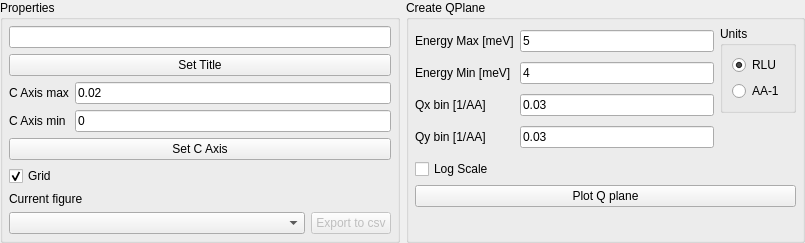
<?xml version="1.0" encoding="UTF-8"?>
<ui version="4.0">
 <class>Form</class>
 <widget class="QWidget" name="Form">
  <property name="geometry">
   <rect>
    <x>0</x>
    <y>0</y>
    <width>805</width>
    <height>232</height>
   </rect>
  </property>
  <property name="windowTitle">
   <string>Form</string>
  </property>
  <layout class="QHBoxLayout" name="horizontalLayout_2">
   <property name="leftMargin">
    <number>0</number>
   </property>
   <property name="topMargin">
    <number>0</number>
   </property>
   <property name="rightMargin">
    <number>0</number>
   </property>
   <property name="bottomMargin">
    <number>0</number>
   </property>
   <item>
    <widget class="QGroupBox" name="groupBox">
     <property name="toolTip">
      <string>Properties for current figure</string>
     </property>
     <property name="statusTip">
      <string>Properties for current figure</string>
     </property>
     <property name="title">
      <string>Properties</string>
     </property>
     <layout class="QVBoxLayout" name="verticalLayout_4" stretch="0,0,0,0,0,1,1">
      <property name="spacing">
       <number>6</number>
      </property>
      <property name="leftMargin">
       <number>6</number>
      </property>
      <property name="topMargin">
       <number>6</number>
      </property>
      <property name="rightMargin">
       <number>6</number>
      </property>
      <property name="bottomMargin">
       <number>6</number>
      </property>
      <item>
       <widget class="QLineEdit" name="QPlane_SetTitle_lineEdit">
        <property name="toolTip">
         <string>Set title of current figure</string>
        </property>
        <property name="statusTip">
         <string>Set title of current figure</string>
        </property>
       </widget>
      </item>
      <item>
       <widget class="QPushButton" name="QPlane_SetTitle_button">
        <property name="toolTip">
         <string>Set title of current figure</string>
        </property>
        <property name="statusTip">
         <string>Set title of current figure</string>
        </property>
        <property name="text">
         <string>Set Title</string>
        </property>
       </widget>
      </item>
      <item>
       <layout class="QGridLayout" name="gridLayout_2">
        <item row="0" column="0">
         <widget class="QLabel" name="label_7">
          <property name="toolTip">
           <string>Set color scale axis of current figure</string>
          </property>
          <property name="statusTip">
           <string>Set color scale axis of current figure</string>
          </property>
          <property name="text">
           <string>C Axis max</string>
          </property>
         </widget>
        </item>
        <item row="1" column="0">
         <widget class="QLabel" name="label_6">
          <property name="toolTip">
           <string>Set color scale axis of current figure</string>
          </property>
          <property name="statusTip">
           <string>Set color scale axis of current figure</string>
          </property>
          <property name="text">
           <string>C Axis min</string>
          </property>
         </widget>
        </item>
        <item row="0" column="1">
         <widget class="QLineEdit" name="QPlane_CAxisMax_lineEdit">
          <property name="toolTip">
           <string>Set color scale axis of current figure</string>
          </property>
          <property name="statusTip">
           <string>Set color scale axis of current figure</string>
          </property>
          <property name="text">
           <string>0.02</string>
          </property>
         </widget>
        </item>
        <item row="1" column="1">
         <widget class="QLineEdit" name="QPlane_CAxisMin_lineEdit">
          <property name="toolTip">
           <string>Set color scale axis of current figure</string>
          </property>
          <property name="statusTip">
           <string>Set color scale axis of current figure</string>
          </property>
          <property name="text">
           <string>0</string>
          </property>
         </widget>
        </item>
       </layout>
      </item>
      <item>
       <widget class="QPushButton" name="QPlane_setCAxis_button">
        <property name="toolTip">
         <string>Set color scale axis of current figure</string>
        </property>
        <property name="statusTip">
         <string>Set color scale axis of current figure</string>
        </property>
        <property name="text">
         <string>Set C Axis</string>
        </property>
       </widget>
      </item>
      <item>
       <widget class="QCheckBox" name="QPlane_Grid_checkBox">
        <property name="toolTip">
         <string>Show/hide grid on current figure</string>
        </property>
        <property name="statusTip">
         <string>Show/hide grid on current figure</string>
        </property>
        <property name="text">
         <string>Grid</string>
        </property>
        <property name="checked">
         <bool>true</bool>
        </property>
       </widget>
      </item>
      <item>
       <widget class="QLabel" name="label_3">
        <property name="toolTip">
         <string>Current Figure</string>
        </property>
        <property name="statusTip">
         <string>Current Figure</string>
        </property>
        <property name="text">
         <string>Current figure</string>
        </property>
       </widget>
      </item>
      <item>
       <layout class="QHBoxLayout" name="horizontalLayout_3" stretch="1,0">
        <item>
         <widget class="QComboBox" name="QPlane_figureList_comboBox">
          <property name="toolTip">
           <string>Current Figure</string>
          </property>
          <property name="statusTip">
           <string>Current Figure</string>
          </property>
         </widget>
        </item>
        <item>
         <widget class="QPushButton" name="QPlane_figureToCSV_pushButton">
          <property name="enabled">
           <bool>false</bool>
          </property>
          <property name="text">
           <string>Export to csv</string>
          </property>
         </widget>
        </item>
       </layout>
      </item>
     </layout>
    </widget>
   </item>
   <item>
    <widget class="QGroupBox" name="groupBox_2">
     <property name="toolTip">
      <string>Properties for new plot</string>
     </property>
     <property name="statusTip">
      <string>Properties for new plot</string>
     </property>
     <property name="title">
      <string>Create QPlane</string>
     </property>
     <layout class="QVBoxLayout" name="verticalLayout">
      <property name="spacing">
       <number>6</number>
      </property>
      <property name="leftMargin">
       <number>6</number>
      </property>
      <property name="topMargin">
       <number>6</number>
      </property>
      <property name="rightMargin">
       <number>6</number>
      </property>
      <property name="bottomMargin">
       <number>6</number>
      </property>
      <item>
       <layout class="QHBoxLayout" name="horizontalLayout">
        <item>
         <layout class="QGridLayout" name="gridLayout">
          <item row="3" column="0">
           <widget class="QLabel" name="label_4">
            <property name="toolTip">
             <string>Bin size in 1/AA</string>
            </property>
            <property name="statusTip">
             <string>Bin size in 1/AA</string>
            </property>
            <property name="text">
             <string>Qy bin [1/AA]</string>
            </property>
           </widget>
          </item>
          <item row="1" column="0">
           <widget class="QLabel" name="label">
            <property name="toolTip">
             <string>Maximum energy in meV for integration plane</string>
            </property>
            <property name="statusTip">
             <string>Maximum energy in meV for integration plane</string>
            </property>
            <property name="text">
             <string>Energy Min [meV]</string>
            </property>
           </widget>
          </item>
          <item row="0" column="0">
           <widget class="QLabel" name="label_9">
            <property name="toolTip">
             <string>Minimum energy in meV for integration plane</string>
            </property>
            <property name="statusTip">
             <string>Minimum energy in meV for integration plane</string>
            </property>
            <property name="text">
             <string>Energy Max [meV]</string>
            </property>
           </widget>
          </item>
          <item row="1" column="1">
           <widget class="QLineEdit" name="QPlane_EMin_lineEdit">
            <property name="toolTip">
             <string>Maximum energy in meV for integration plane</string>
            </property>
            <property name="statusTip">
             <string>Maximum energy in meV for integration plane</string>
            </property>
            <property name="text">
             <string>4</string>
            </property>
           </widget>
          </item>
          <item row="3" column="1">
           <widget class="QLineEdit" name="QPlane_yBinTolerance_lineEdit">
            <property name="toolTip">
             <string>Bin size in 1/AA</string>
            </property>
            <property name="statusTip">
             <string>Bin size in 1/AA</string>
            </property>
            <property name="text">
             <string>0.03</string>
            </property>
           </widget>
          </item>
          <item row="2" column="1">
           <widget class="QLineEdit" name="QPlane_xBinTolerance_lineEdit">
            <property name="toolTip">
             <string>Bin size in 1/AA</string>
            </property>
            <property name="statusTip">
             <string>Bin size in 1/AA</string>
            </property>
            <property name="text">
             <string>0.03</string>
            </property>
           </widget>
          </item>
          <item row="2" column="0">
           <widget class="QLabel" name="label_2">
            <property name="toolTip">
             <string>Bin size in 1/AA</string>
            </property>
            <property name="statusTip">
             <string>Bin size in 1/AA</string>
            </property>
            <property name="text">
             <string>Qx bin [1/AA]</string>
            </property>
           </widget>
          </item>
          <item row="0" column="1">
           <widget class="QLineEdit" name="QPlane_EMax_lineEdit">
            <property name="toolTip">
             <string>Minimum energy in meV for integration plane</string>
            </property>
            <property name="statusTip">
             <string>Minimum energy in meV for integration plane</string>
            </property>
            <property name="text">
             <string>5</string>
            </property>
           </widget>
          </item>
         </layout>
        </item>
        <item>
         <layout class="QVBoxLayout" name="verticalLayout_5">
          <item>
           <widget class="QGroupBox" name="groupBox_3">
            <property name="toolTip">
             <string>Units used when plotting</string>
            </property>
            <property name="statusTip">
             <string>Units used when plotting</string>
            </property>
            <property name="title">
             <string>Units</string>
            </property>
            <layout class="QVBoxLayout" name="verticalLayout_7">
             <item>
              <widget class="QRadioButton" name="QPlane_SelectUnits_RLU_radioButton">
               <property name="text">
                <string>RLU</string>
               </property>
               <property name="checked">
                <bool>true</bool>
               </property>
              </widget>
             </item>
             <item>
              <widget class="QRadioButton" name="QPlane_SelectUnits_AA_radioButton">
               <property name="text">
                <string>AA-1</string>
               </property>
              </widget>
             </item>
            </layout>
           </widget>
          </item>
          <item>
           <spacer name="verticalSpacer">
            <property name="orientation">
             <enum>Qt::Vertical</enum>
            </property>
            <property name="sizeHint" stdset="0">
             <size>
              <width>20</width>
              <height>40</height>
             </size>
            </property>
           </spacer>
          </item>
         </layout>
        </item>
       </layout>
      </item>
      <item>
       <widget class="QCheckBox" name="QPlane_LogScale_checkBox">
        <property name="toolTip">
         <string>Use log scale of intensity when plotting</string>
        </property>
        <property name="statusTip">
         <string>Use log scale of intensity when plotting</string>
        </property>
        <property name="text">
         <string>Log Scale</string>
        </property>
       </widget>
      </item>
      <item>
       <widget class="QPushButton" name="QPlane_plot_button">
        <property name="toolTip">
         <string>Generate QPlane</string>
        </property>
        <property name="statusTip">
         <string>Generate QPlane</string>
        </property>
        <property name="text">
         <string>Plot Q plane</string>
        </property>
       </widget>
      </item>
      <item>
       <spacer name="verticalSpacer_2">
        <property name="orientation">
         <enum>Qt::Vertical</enum>
        </property>
        <property name="sizeHint" stdset="0">
         <size>
          <width>20</width>
          <height>0</height>
         </size>
        </property>
       </spacer>
      </item>
     </layout>
    </widget>
   </item>
  </layout>
 </widget>
 <tabstops>
  <tabstop>QPlane_SetTitle_lineEdit</tabstop>
  <tabstop>QPlane_SetTitle_button</tabstop>
  <tabstop>QPlane_CAxisMax_lineEdit</tabstop>
  <tabstop>QPlane_CAxisMin_lineEdit</tabstop>
  <tabstop>QPlane_setCAxis_button</tabstop>
  <tabstop>QPlane_Grid_checkBox</tabstop>
  <tabstop>QPlane_EMax_lineEdit</tabstop>
  <tabstop>QPlane_EMin_lineEdit</tabstop>
  <tabstop>QPlane_xBinTolerance_lineEdit</tabstop>
  <tabstop>QPlane_yBinTolerance_lineEdit</tabstop>
  <tabstop>QPlane_SelectUnits_RLU_radioButton</tabstop>
  <tabstop>QPlane_SelectUnits_AA_radioButton</tabstop>
  <tabstop>QPlane_LogScale_checkBox</tabstop>
  <tabstop>QPlane_plot_button</tabstop>
 </tabstops>
 <resources/>
 <connections/>
</ui>
